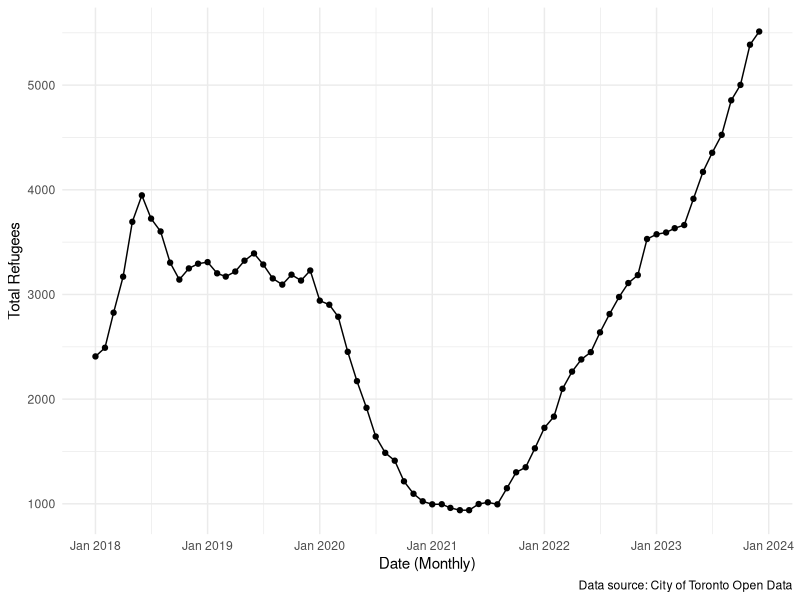
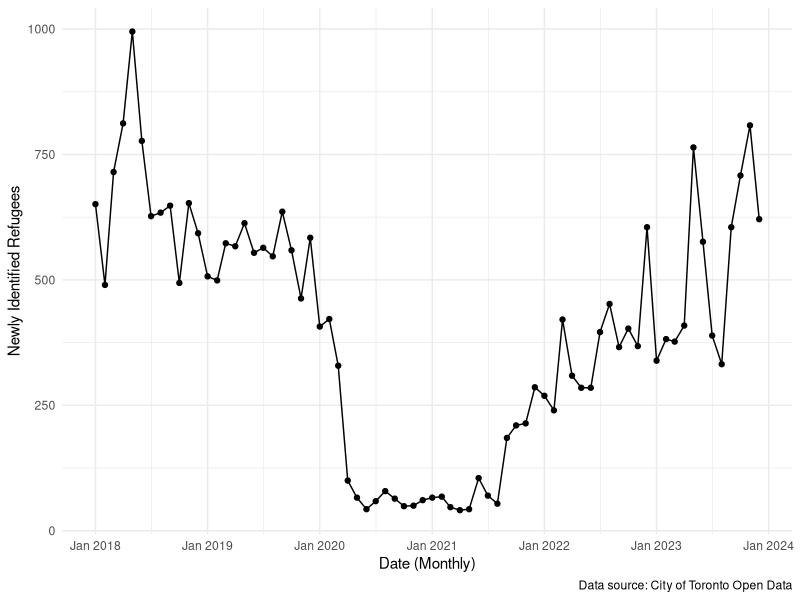
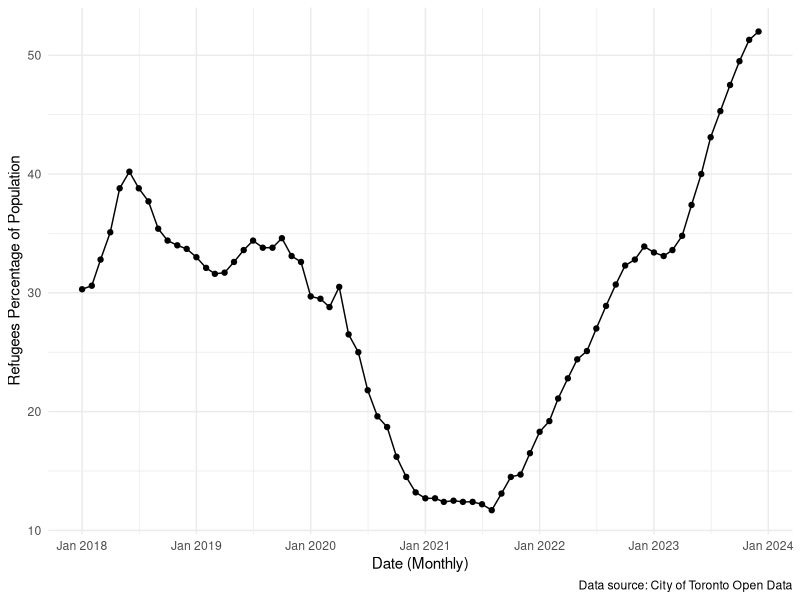

The R script that drew these images, in order:
## ---- chunk 1
#| include: false
#| warning: false
#| message: false

library(tidyverse)
library(here)
library(knitr)
## ---- chunk 2
#| echo: false
#| include: true
#| message: false


final_refugees_data <-
  read_csv(here("outputs/data/final_refugees_data.csv"))
  show_col_types = FALSE
## ---- chunk 3
#| echo: false
#| include: true
#| message: false
#| label: Sample of Data
#| tbl-cap: Sample of Cleaned Refugee Shelter Data

final_refugees_data <-
  read_csv(here("outputs/data/final_refugees_data.csv"))
  show_col_types = FALSE  

#Based on: https://tellingstorieswithdata.com/05-static_communication.html#tables 
final_refugees_data |>
  slice(1:10) |>
  kable()
## ---- chunk 4
#| echo: false
#| include: true
#| message: false
#| label: fig-totalgraph
#| fig-cap: "Graph showing Total Refugees Over Time"

final_refugees_data |>
  ggplot(mapping = aes(x = Date, y = Total_Refugees)) +
  geom_line() +
  geom_point() +
  theme_minimal() +
  labs(x = "Date (Monthly)", y = "Total Refugees", 
       caption = "Data source: City of Toronto Open Data") +
  scale_x_date(date_labels = "%b %Y", date_breaks = "1 year")
## ---- chunk 5
#| echo: false
#| include: true
#| message: false
#| label: fig-newgraph
#| fig-cap: "Graph showing Trend of New Refugees Over Time"

final_refugees_data |>
  ggplot(mapping = aes(x = Date, y = New_Refugees)) +
  geom_line() +
  geom_point() +
  theme_minimal() +
  labs(x = "Date (Monthly)", y = "Newly Identified Refugees", 
       caption = "Data source: City of Toronto Open Data") +
  scale_x_date(date_labels = "%b %Y", date_breaks = "1 year")
## ---- chunk 6
#| echo: false
#| include: true
#| message: false
#| label: fig-percentgraph
#| fig-cap: "Graph showing Trend of Refugees Percentage of Population Over Time"

final_refugees_data |>
  ggplot(mapping = aes(x = Date, y = Percentage_of_Total)) +
  geom_line() +
  geom_point() +
  theme_minimal() +
  labs(x = "Date (Monthly)", y = "Refugees Percentage of Population", 
       caption = "Data source: City of Toronto Open Data") +
  scale_x_date(date_labels = "%b %Y", date_breaks = "1 year")
